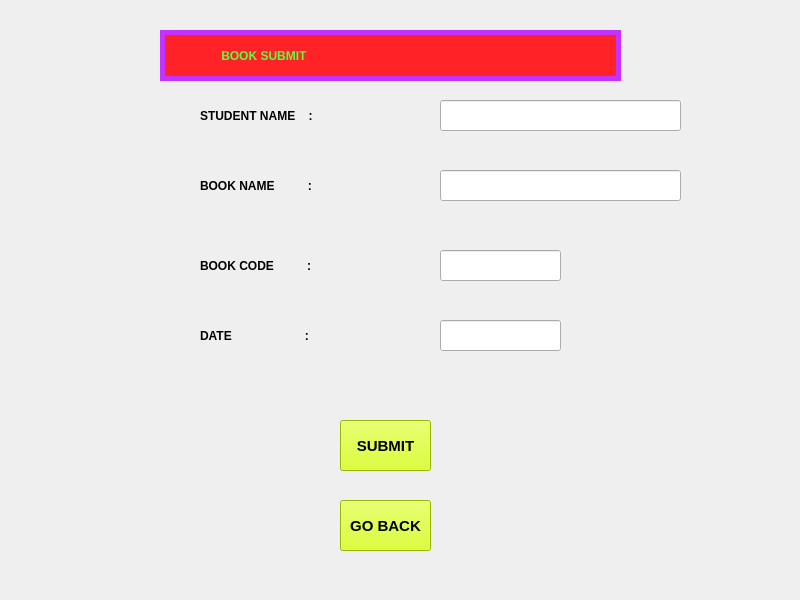
<?xml version="1.0" encoding="UTF-8"?>
<ui version="4.0">
 <class>MainWindow</class>
 <widget class="QMainWindow" name="MainWindow">
  <property name="geometry">
   <rect>
    <x>0</x>
    <y>0</y>
    <width>800</width>
    <height>600</height>
   </rect>
  </property>
  <property name="minimumSize">
   <size>
    <width>800</width>
    <height>600</height>
   </size>
  </property>
  <property name="maximumSize">
   <size>
    <width>800</width>
    <height>600</height>
   </size>
  </property>
  <property name="windowTitle">
   <string>LIBREARY MANAGEMENT</string>
  </property>
  <property name="windowIcon">
   <iconset>
    <normaloff>images/library-logo-design-template-45579f2f9eaf725821b915b523f191eb_screen.jpg</normaloff>images/library-logo-design-template-45579f2f9eaf725821b915b523f191eb_screen.jpg</iconset>
  </property>
  <widget class="QWidget" name="centralwidget">
   <widget class="QLabel" name="label">
    <property name="geometry">
     <rect>
      <x>-10</x>
      <y>-10</y>
      <width>821</width>
      <height>621</height>
     </rect>
    </property>
    <property name="text">
     <string/>
    </property>
    <property name="pixmap">
     <pixmap>images/library2.jpg</pixmap>
    </property>
    <property name="scaledContents">
     <bool>true</bool>
    </property>
   </widget>
   <widget class="QLabel" name="label_2">
    <property name="geometry">
     <rect>
      <x>200</x>
      <y>90</y>
      <width>231</width>
      <height>51</height>
     </rect>
    </property>
    <property name="styleSheet">
     <string notr="true">color: rgb(0, 0, 0);
font-weight:bold;
font: 87 14pt &quot;Segoe UI Black&quot;;
</string>
    </property>
    <property name="text">
     <string>STUDENT NAME    :</string>
    </property>
   </widget>
   <widget class="QLineEdit" name="lineEdit">
    <property name="geometry">
     <rect>
      <x>440</x>
      <y>100</y>
      <width>241</width>
      <height>31</height>
     </rect>
    </property>
   </widget>
   <widget class="QLabel" name="label_3">
    <property name="geometry">
     <rect>
      <x>200</x>
      <y>160</y>
      <width>231</width>
      <height>51</height>
     </rect>
    </property>
    <property name="styleSheet">
     <string notr="true">color: rgb(0, 0, 0);
font-weight:bold;
font: 87 14pt &quot;Segoe UI Black&quot;;
</string>
    </property>
    <property name="text">
     <string>BOOK NAME          :</string>
    </property>
   </widget>
   <widget class="QLineEdit" name="lineEdit_2">
    <property name="geometry">
     <rect>
      <x>440</x>
      <y>170</y>
      <width>241</width>
      <height>31</height>
     </rect>
    </property>
   </widget>
   <widget class="QLabel" name="label_4">
    <property name="geometry">
     <rect>
      <x>200</x>
      <y>240</y>
      <width>231</width>
      <height>51</height>
     </rect>
    </property>
    <property name="styleSheet">
     <string notr="true">color: rgb(0, 0, 0);
font-weight:bold;
font: 87 14pt &quot;Segoe UI Black&quot;;
</string>
    </property>
    <property name="text">
     <string>BOOK CODE          :</string>
    </property>
   </widget>
   <widget class="QLineEdit" name="lineEdit_3">
    <property name="geometry">
     <rect>
      <x>440</x>
      <y>250</y>
      <width>121</width>
      <height>31</height>
     </rect>
    </property>
   </widget>
   <widget class="QLabel" name="label_5">
    <property name="geometry">
     <rect>
      <x>200</x>
      <y>310</y>
      <width>231</width>
      <height>51</height>
     </rect>
    </property>
    <property name="styleSheet">
     <string notr="true">color: rgb(0, 0, 0);
font-weight:bold;
font: 87 14pt &quot;Segoe UI Black&quot;;
</string>
    </property>
    <property name="text">
     <string>DATE                      :</string>
    </property>
   </widget>
   <widget class="QLineEdit" name="lineEdit_4">
    <property name="geometry">
     <rect>
      <x>440</x>
      <y>320</y>
      <width>121</width>
      <height>31</height>
     </rect>
    </property>
   </widget>
   <widget class="QLabel" name="label_6">
    <property name="geometry">
     <rect>
      <x>160</x>
      <y>30</y>
      <width>461</width>
      <height>51</height>
     </rect>
    </property>
    <property name="styleSheet">
     <string notr="true">color: rgb(91, 255, 62);
font-weight:bold;
font: 87 22pt &quot;Segoe UI Black&quot;;
border-style:solid;
border-width:5px;
border-color:rgb(197, 49, 255);
background-color: rgb(255, 35, 39);</string>
    </property>
    <property name="text">
     <string>                BOOK SUBMIT</string>
    </property>
   </widget>
   <widget class="QPushButton" name="submit">
    <property name="geometry">
     <rect>
      <x>340</x>
      <y>420</y>
      <width>91</width>
      <height>51</height>
     </rect>
    </property>
    <property name="styleSheet">
     <string notr="true">background-color: rgb(212, 255, 0);
color:rgb(0, 0, 0);
font-weight:bold;
font-size:15px;</string>
    </property>
    <property name="text">
     <string>SUBMIT</string>
    </property>
   </widget>
   <widget class="QPushButton" name="go_back">
    <property name="geometry">
     <rect>
      <x>340</x>
      <y>500</y>
      <width>91</width>
      <height>51</height>
     </rect>
    </property>
    <property name="styleSheet">
     <string notr="true">background-color: rgb(212, 255, 0);
color:rgb(0, 0, 0);
font-weight:bold;
font-size:15px;</string>
    </property>
    <property name="text">
     <string>GO BACK</string>
    </property>
   </widget>
  </widget>
 </widget>
 <resources/>
 <connections/>
</ui>
